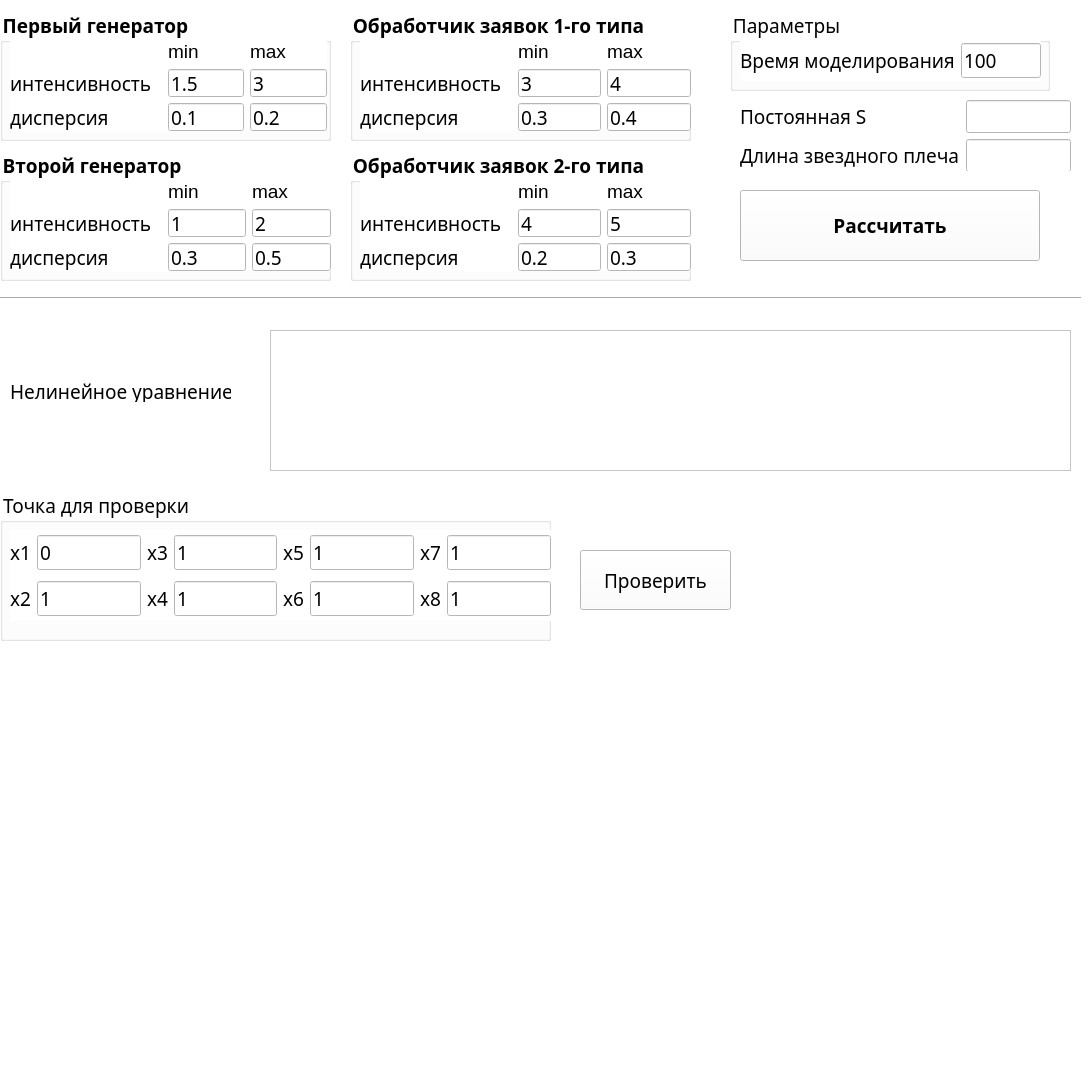
<?xml version="1.0" encoding="UTF-8"?>
<ui version="4.0">
 <class>Form</class>
 <widget class="QWidget" name="Form">
  <property name="geometry">
   <rect>
    <x>0</x>
    <y>0</y>
    <width>1088</width>
    <height>1080</height>
   </rect>
  </property>
  <property name="sizePolicy">
   <sizepolicy hsizetype="Fixed" vsizetype="Fixed">
    <horstretch>0</horstretch>
    <verstretch>0</verstretch>
   </sizepolicy>
  </property>
  <property name="font">
   <font>
    <family>Monaco</family>
    <pointsize>14</pointsize>
   </font>
  </property>
  <property name="windowTitle">
   <string>EP_lab4</string>
  </property>
  <property name="styleSheet">
   <string notr="true">background-color: rgb(255, 255, 255);</string>
  </property>
  <widget class="QPushButton" name="calc_button">
   <property name="geometry">
    <rect>
     <x>740</x>
     <y>190</y>
     <width>300</width>
     <height>71</height>
    </rect>
   </property>
   <property name="font">
    <font>
     <family>Monaco</family>
     <pointsize>14</pointsize>
     <weight>75</weight>
     <bold>true</bold>
    </font>
   </property>
   <property name="styleSheet">
    <string notr="true">background-color: rgb(255, 255, 255);</string>
   </property>
   <property name="text">
    <string>Рассчитать</string>
   </property>
  </widget>
  <widget class="QGroupBox" name="groupBox_3">
   <property name="geometry">
    <rect>
     <x>730</x>
     <y>10</y>
     <width>320</width>
     <height>81</height>
    </rect>
   </property>
   <property name="font">
    <font>
     <family>Monaco</family>
     <pointsize>14</pointsize>
    </font>
   </property>
   <property name="styleSheet">
    <string notr="true">background-color: rgb(255, 255, 255);</string>
   </property>
   <property name="title">
    <string>Параметры</string>
   </property>
   <widget class="QWidget" name="gridLayoutWidget_4">
    <property name="geometry">
     <rect>
      <x>10</x>
      <y>30</y>
      <width>301</width>
      <height>41</height>
     </rect>
    </property>
    <property name="styleSheet">
     <string notr="true">background-color: rgb(255, 255, 255);</string>
    </property>
    <layout class="QGridLayout" name="gridLayout_6">
     <item row="0" column="0">
      <widget class="QLabel" name="label_req_cnt">
       <property name="font">
        <font>
         <family>Monaco</family>
         <pointsize>14</pointsize>
        </font>
       </property>
       <property name="styleSheet">
        <string notr="true">background-color: rgb(255, 255, 255);</string>
       </property>
       <property name="text">
        <string>Время моделирования</string>
       </property>
      </widget>
     </item>
     <item row="0" column="1">
      <widget class="QLineEdit" name="line_edit_time">
       <property name="font">
        <font>
         <family>Monaco</family>
         <pointsize>14</pointsize>
        </font>
       </property>
       <property name="styleSheet">
        <string notr="true">background-color: rgb(255, 255, 255);</string>
       </property>
       <property name="text">
        <string>100</string>
       </property>
      </widget>
     </item>
    </layout>
   </widget>
  </widget>
  <widget class="QGroupBox" name="groupBox_4">
   <property name="geometry">
    <rect>
     <x>0</x>
     <y>490</y>
     <width>551</width>
     <height>151</height>
    </rect>
   </property>
   <property name="font">
    <font>
     <family>Monaco</family>
     <pointsize>14</pointsize>
    </font>
   </property>
   <property name="styleSheet">
    <string notr="true">background-color: rgb(255, 255, 255);</string>
   </property>
   <property name="title">
    <string>Точка для проверки</string>
   </property>
   <widget class="QWidget" name="gridLayoutWidget_5">
    <property name="geometry">
     <rect>
      <x>10</x>
      <y>40</y>
      <width>541</width>
      <height>91</height>
     </rect>
    </property>
    <property name="styleSheet">
     <string notr="true">background-color: rgb(255, 255, 255);</string>
    </property>
    <layout class="QGridLayout" name="gridLayout_8">
     <item row="1" column="3">
      <widget class="QLabel" name="label_a_13">
       <property name="font">
        <font>
         <family>Monaco</family>
         <pointsize>14</pointsize>
        </font>
       </property>
       <property name="styleSheet">
        <string notr="true">background-color: rgb(255, 255, 255);</string>
       </property>
       <property name="text">
        <string notr="true">x4</string>
       </property>
      </widget>
     </item>
     <item row="0" column="3">
      <widget class="QLabel" name="label_a_12">
       <property name="font">
        <font>
         <family>Monaco</family>
         <pointsize>14</pointsize>
        </font>
       </property>
       <property name="styleSheet">
        <string notr="true">background-color: rgb(255, 255, 255);</string>
       </property>
       <property name="text">
        <string notr="true">x3</string>
       </property>
      </widget>
     </item>
     <item row="0" column="7">
      <widget class="QLabel" name="label_a_25">
       <property name="font">
        <font>
         <family>Monaco</family>
         <pointsize>14</pointsize>
        </font>
       </property>
       <property name="styleSheet">
        <string notr="true">background-color: rgb(255, 255, 255);</string>
       </property>
       <property name="text">
        <string notr="true">x7</string>
       </property>
      </widget>
     </item>
     <item row="0" column="5">
      <widget class="QLabel" name="label_a_14">
       <property name="font">
        <font>
         <family>Monaco</family>
         <pointsize>14</pointsize>
        </font>
       </property>
       <property name="styleSheet">
        <string notr="true">background-color: rgb(255, 255, 255);</string>
       </property>
       <property name="text">
        <string notr="true">x5</string>
       </property>
      </widget>
     </item>
     <item row="1" column="6">
      <widget class="QLineEdit" name="line_edit_x6_full">
       <property name="font">
        <font>
         <family>Monaco</family>
         <pointsize>14</pointsize>
        </font>
       </property>
       <property name="styleSheet">
        <string notr="true">background-color: rgb(255, 255, 255);</string>
       </property>
       <property name="text">
        <string>1</string>
       </property>
      </widget>
     </item>
     <item row="1" column="2">
      <widget class="QLineEdit" name="line_edit_x2_full">
       <property name="font">
        <font>
         <family>Monaco</family>
         <pointsize>14</pointsize>
        </font>
       </property>
       <property name="styleSheet">
        <string notr="true">background-color: rgb(255, 255, 255);</string>
       </property>
       <property name="text">
        <string>1</string>
       </property>
      </widget>
     </item>
     <item row="1" column="4">
      <widget class="QLineEdit" name="line_edit_x4_full">
       <property name="font">
        <font>
         <family>Monaco</family>
         <pointsize>14</pointsize>
        </font>
       </property>
       <property name="styleSheet">
        <string notr="true">background-color: rgb(255, 255, 255);</string>
       </property>
       <property name="text">
        <string>1</string>
       </property>
      </widget>
     </item>
     <item row="1" column="5">
      <widget class="QLabel" name="label_a_15">
       <property name="font">
        <font>
         <family>Monaco</family>
         <pointsize>14</pointsize>
        </font>
       </property>
       <property name="styleSheet">
        <string notr="true">background-color: rgb(255, 255, 255);</string>
       </property>
       <property name="text">
        <string notr="true">x6</string>
       </property>
      </widget>
     </item>
     <item row="1" column="7">
      <widget class="QLabel" name="label_a_26">
       <property name="font">
        <font>
         <family>Monaco</family>
         <pointsize>14</pointsize>
        </font>
       </property>
       <property name="styleSheet">
        <string notr="true">background-color: rgb(255, 255, 255);</string>
       </property>
       <property name="text">
        <string notr="true">x8</string>
       </property>
      </widget>
     </item>
     <item row="1" column="0">
      <widget class="QLabel" name="label_a_7">
       <property name="font">
        <font>
         <family>Monaco</family>
         <pointsize>14</pointsize>
        </font>
       </property>
       <property name="styleSheet">
        <string notr="true">background-color: rgb(255, 255, 255);</string>
       </property>
       <property name="text">
        <string notr="true">x2</string>
       </property>
      </widget>
     </item>
     <item row="0" column="0">
      <widget class="QLabel" name="label_a_9">
       <property name="font">
        <font>
         <family>Monaco</family>
         <pointsize>14</pointsize>
        </font>
       </property>
       <property name="styleSheet">
        <string notr="true">background-color: rgb(255, 255, 255);</string>
       </property>
       <property name="text">
        <string notr="true">x1</string>
       </property>
      </widget>
     </item>
     <item row="0" column="2">
      <widget class="QLineEdit" name="line_edit_x1_full">
       <property name="font">
        <font>
         <family>Monaco</family>
         <pointsize>14</pointsize>
        </font>
       </property>
       <property name="styleSheet">
        <string notr="true">background-color: rgb(255, 255, 255);</string>
       </property>
       <property name="text">
        <string>0</string>
       </property>
      </widget>
     </item>
     <item row="1" column="8">
      <widget class="QLineEdit" name="line_edit_x8_full">
       <property name="font">
        <font>
         <family>Monaco</family>
         <pointsize>14</pointsize>
        </font>
       </property>
       <property name="styleSheet">
        <string notr="true">background-color: rgb(255, 255, 255);</string>
       </property>
       <property name="text">
        <string>1</string>
       </property>
      </widget>
     </item>
     <item row="0" column="8">
      <widget class="QLineEdit" name="line_edit_x7_full">
       <property name="font">
        <font>
         <family>Monaco</family>
         <pointsize>14</pointsize>
        </font>
       </property>
       <property name="styleSheet">
        <string notr="true">background-color: rgb(255, 255, 255);</string>
       </property>
       <property name="text">
        <string>1</string>
       </property>
      </widget>
     </item>
     <item row="0" column="6">
      <widget class="QLineEdit" name="line_edit_x5_full">
       <property name="font">
        <font>
         <family>Monaco</family>
         <pointsize>14</pointsize>
        </font>
       </property>
       <property name="styleSheet">
        <string notr="true">background-color: rgb(255, 255, 255);</string>
       </property>
       <property name="text">
        <string>1</string>
       </property>
      </widget>
     </item>
     <item row="0" column="4">
      <widget class="QLineEdit" name="line_edit_x3_full">
       <property name="font">
        <font>
         <family>Monaco</family>
         <pointsize>14</pointsize>
        </font>
       </property>
       <property name="styleSheet">
        <string notr="true">background-color: rgb(255, 255, 255);</string>
       </property>
       <property name="text">
        <string>1</string>
       </property>
      </widget>
     </item>
    </layout>
   </widget>
  </widget>
  <widget class="QPushButton" name="check_full_button">
   <property name="geometry">
    <rect>
     <x>580</x>
     <y>550</y>
     <width>151</width>
     <height>60</height>
    </rect>
   </property>
   <property name="font">
    <font>
     <family>Monaco</family>
     <pointsize>14</pointsize>
    </font>
   </property>
   <property name="styleSheet">
    <string notr="true">background-color: rgb(255, 255, 255);</string>
   </property>
   <property name="text">
    <string>Проверить</string>
   </property>
  </widget>
  <widget class="QWidget" name="gridLayoutWidget_3">
   <property name="geometry">
    <rect>
     <x>740</x>
     <y>100</y>
     <width>331</width>
     <height>71</height>
    </rect>
   </property>
   <property name="styleSheet">
    <string notr="true">background-color: rgb(255, 255, 255);</string>
   </property>
   <layout class="QGridLayout" name="gridLayout_2">
    <item row="0" column="0">
     <widget class="QLabel" name="label_a_8">
      <property name="font">
       <font>
        <family>Monaco</family>
        <pointsize>14</pointsize>
       </font>
      </property>
      <property name="styleSheet">
       <string notr="true">background-color: rgb(255, 255, 255);</string>
      </property>
      <property name="text">
       <string notr="true">Постоянная S</string>
      </property>
     </widget>
    </item>
    <item row="2" column="0">
     <widget class="QLabel" name="label_b_8">
      <property name="font">
       <font>
        <family>Monaco</family>
        <pointsize>14</pointsize>
       </font>
      </property>
      <property name="styleSheet">
       <string notr="true">background-color: rgb(255, 255, 255);</string>
      </property>
      <property name="text">
       <string notr="true">Длина звездного плеча</string>
      </property>
     </widget>
    </item>
    <item row="0" column="1">
     <widget class="QLineEdit" name="line_edit_s">
      <property name="font">
       <font>
        <family>Monaco</family>
        <pointsize>14</pointsize>
       </font>
      </property>
      <property name="styleSheet">
       <string notr="true">background-color: rgb(255, 255, 255);</string>
      </property>
      <property name="text">
       <string/>
      </property>
     </widget>
    </item>
    <item row="2" column="1">
     <widget class="QLineEdit" name="line_edit_s_length">
      <property name="font">
       <font>
        <family>Monaco</family>
        <pointsize>14</pointsize>
       </font>
      </property>
      <property name="styleSheet">
       <string notr="true">background-color: rgb(255, 255, 255);</string>
      </property>
      <property name="text">
       <string/>
      </property>
     </widget>
    </item>
   </layout>
  </widget>
  <widget class="QGroupBox" name="groupBox">
   <property name="geometry">
    <rect>
     <x>0</x>
     <y>10</y>
     <width>331</width>
     <height>131</height>
    </rect>
   </property>
   <property name="font">
    <font>
     <family>Monaco</family>
     <pointsize>14</pointsize>
     <weight>75</weight>
     <bold>true</bold>
    </font>
   </property>
   <property name="styleSheet">
    <string notr="true">background-color: rgb(255, 255, 255);</string>
   </property>
   <property name="title">
    <string>Первый генератор</string>
   </property>
   <widget class="QWidget" name="gridLayoutWidget">
    <property name="geometry">
     <rect>
      <x>10</x>
      <y>30</y>
      <width>317</width>
      <height>91</height>
     </rect>
    </property>
    <property name="styleSheet">
     <string notr="true">background-color: rgb(255, 255, 255);</string>
    </property>
    <layout class="QGridLayout" name="gridLayout_3">
     <item row="2" column="0">
      <widget class="QLabel" name="label_a_2">
       <property name="font">
        <font>
         <family>Monaco</family>
         <pointsize>14</pointsize>
        </font>
       </property>
       <property name="styleSheet">
        <string notr="true">background-color: rgb(255, 255, 255);</string>
       </property>
       <property name="text">
        <string notr="true">дисперсия</string>
       </property>
      </widget>
     </item>
     <item row="0" column="2">
      <widget class="QLabel" name="label_8">
       <property name="font">
        <font>
         <pointsize>14</pointsize>
        </font>
       </property>
       <property name="styleSheet">
        <string notr="true">background-color: rgb(255, 255, 255);</string>
       </property>
       <property name="text">
        <string>max</string>
       </property>
      </widget>
     </item>
     <item row="2" column="2">
      <widget class="QLineEdit" name="line_edit_max_gen_var">
       <property name="font">
        <font>
         <family>Monaco</family>
         <pointsize>14</pointsize>
        </font>
       </property>
       <property name="styleSheet">
        <string notr="true">background-color: rgb(255, 255, 255);</string>
       </property>
       <property name="text">
        <string>0.2</string>
       </property>
      </widget>
     </item>
     <item row="1" column="1">
      <widget class="QLineEdit" name="line_edit_min_gen_int">
       <property name="font">
        <font>
         <family>Monaco</family>
         <pointsize>14</pointsize>
        </font>
       </property>
       <property name="styleSheet">
        <string notr="true">background-color: rgb(255, 255, 255);</string>
       </property>
       <property name="text">
        <string>1.5</string>
       </property>
      </widget>
     </item>
     <item row="1" column="0">
      <widget class="QLabel" name="label_b">
       <property name="font">
        <font>
         <family>Monaco</family>
         <pointsize>14</pointsize>
        </font>
       </property>
       <property name="styleSheet">
        <string notr="true">background-color: rgb(255, 255, 255);</string>
       </property>
       <property name="text">
        <string notr="true">интенсивность  </string>
       </property>
      </widget>
     </item>
     <item row="0" column="1">
      <widget class="QLabel" name="label_5">
       <property name="font">
        <font>
         <pointsize>14</pointsize>
        </font>
       </property>
       <property name="styleSheet">
        <string notr="true">background-color: rgb(255, 255, 255);</string>
       </property>
       <property name="text">
        <string>min</string>
       </property>
      </widget>
     </item>
     <item row="2" column="1">
      <widget class="QLineEdit" name="line_edit_min_gen_var">
       <property name="font">
        <font>
         <family>Monaco</family>
         <pointsize>14</pointsize>
        </font>
       </property>
       <property name="styleSheet">
        <string notr="true">background-color: rgb(255, 255, 255);</string>
       </property>
       <property name="text">
        <string>0.1</string>
       </property>
      </widget>
     </item>
     <item row="1" column="2">
      <widget class="QLineEdit" name="line_edit_max_gen_int">
       <property name="font">
        <font>
         <family>Monaco</family>
         <pointsize>14</pointsize>
        </font>
       </property>
       <property name="styleSheet">
        <string notr="true">background-color: rgb(255, 255, 255);</string>
       </property>
       <property name="text">
        <string>3</string>
       </property>
      </widget>
     </item>
    </layout>
   </widget>
  </widget>
  <widget class="QGroupBox" name="groupBox_2">
   <property name="geometry">
    <rect>
     <x>350</x>
     <y>10</y>
     <width>341</width>
     <height>131</height>
    </rect>
   </property>
   <property name="font">
    <font>
     <family>Monaco</family>
     <pointsize>14</pointsize>
     <weight>75</weight>
     <bold>true</bold>
    </font>
   </property>
   <property name="styleSheet">
    <string notr="true">background-color: rgb(255, 255, 255);</string>
   </property>
   <property name="title">
    <string>Обработчик заявок 1-го типа</string>
   </property>
   <widget class="QWidget" name="gridLayoutWidget_2">
    <property name="geometry">
     <rect>
      <x>10</x>
      <y>30</y>
      <width>331</width>
      <height>91</height>
     </rect>
    </property>
    <property name="styleSheet">
     <string notr="true">background-color: rgb(255, 255, 255);</string>
    </property>
    <layout class="QGridLayout" name="gridLayout_4">
     <item row="2" column="0">
      <widget class="QLabel" name="label_a_3">
       <property name="font">
        <font>
         <family>Monaco</family>
         <pointsize>14</pointsize>
        </font>
       </property>
       <property name="styleSheet">
        <string notr="true">background-color: rgb(255, 255, 255);</string>
       </property>
       <property name="text">
        <string notr="true">дисперсия </string>
       </property>
      </widget>
     </item>
     <item row="2" column="1">
      <widget class="QLineEdit" name="line_edit_min_pm_var_1">
       <property name="font">
        <font>
         <family>Monaco</family>
         <pointsize>14</pointsize>
        </font>
       </property>
       <property name="styleSheet">
        <string notr="true">background-color: rgb(255, 255, 255);</string>
       </property>
       <property name="text">
        <string>0.3</string>
       </property>
      </widget>
     </item>
     <item row="2" column="2">
      <widget class="QLineEdit" name="line_edit_max_pm_var_1">
       <property name="font">
        <font>
         <family>Monaco</family>
         <pointsize>14</pointsize>
        </font>
       </property>
       <property name="styleSheet">
        <string notr="true">background-color: rgb(255, 255, 255);</string>
       </property>
       <property name="text">
        <string>0.4</string>
       </property>
      </widget>
     </item>
     <item row="1" column="0">
      <widget class="QLabel" name="label_a_4">
       <property name="font">
        <font>
         <family>Monaco</family>
         <pointsize>14</pointsize>
        </font>
       </property>
       <property name="styleSheet">
        <string notr="true">background-color: rgb(255, 255, 255);</string>
       </property>
       <property name="text">
        <string notr="true">интенсивность  </string>
       </property>
      </widget>
     </item>
     <item row="1" column="1">
      <widget class="QLineEdit" name="line_edit_min_pm_int_1">
       <property name="font">
        <font>
         <family>Monaco</family>
         <pointsize>14</pointsize>
        </font>
       </property>
       <property name="styleSheet">
        <string notr="true">background-color: rgb(255, 255, 255);</string>
       </property>
       <property name="text">
        <string>3</string>
       </property>
      </widget>
     </item>
     <item row="0" column="1">
      <widget class="QLabel" name="label_6">
       <property name="font">
        <font>
         <pointsize>14</pointsize>
        </font>
       </property>
       <property name="styleSheet">
        <string notr="true">background-color: rgb(255, 255, 255);</string>
       </property>
       <property name="text">
        <string>min</string>
       </property>
      </widget>
     </item>
     <item row="0" column="2">
      <widget class="QLabel" name="label_7">
       <property name="font">
        <font>
         <pointsize>14</pointsize>
        </font>
       </property>
       <property name="styleSheet">
        <string notr="true">background-color: rgb(255, 255, 255);</string>
       </property>
       <property name="text">
        <string>max</string>
       </property>
      </widget>
     </item>
     <item row="1" column="2">
      <widget class="QLineEdit" name="line_edit_max_pm_int_1">
       <property name="font">
        <font>
         <family>Monaco</family>
         <pointsize>14</pointsize>
        </font>
       </property>
       <property name="styleSheet">
        <string notr="true">background-color: rgb(255, 255, 255);</string>
       </property>
       <property name="text">
        <string>4</string>
       </property>
      </widget>
     </item>
    </layout>
   </widget>
  </widget>
  <widget class="QGroupBox" name="groupBox_5">
   <property name="geometry">
    <rect>
     <x>0</x>
     <y>150</y>
     <width>331</width>
     <height>131</height>
    </rect>
   </property>
   <property name="font">
    <font>
     <family>Monaco</family>
     <pointsize>14</pointsize>
     <weight>75</weight>
     <bold>true</bold>
    </font>
   </property>
   <property name="styleSheet">
    <string notr="true">background-color: rgb(255, 255, 255);</string>
   </property>
   <property name="title">
    <string>Второй генератор</string>
   </property>
   <widget class="QWidget" name="gridLayoutWidget_6">
    <property name="geometry">
     <rect>
      <x>10</x>
      <y>30</y>
      <width>321</width>
      <height>91</height>
     </rect>
    </property>
    <property name="styleSheet">
     <string notr="true">background-color: rgb(255, 255, 255);</string>
    </property>
    <layout class="QGridLayout" name="gridLayout_5">
     <item row="1" column="0">
      <widget class="QLabel" name="label_a_6">
       <property name="font">
        <font>
         <family>Monaco</family>
         <pointsize>14</pointsize>
        </font>
       </property>
       <property name="styleSheet">
        <string notr="true">background-color: rgb(255, 255, 255);</string>
       </property>
       <property name="text">
        <string notr="true">интенсивность  </string>
       </property>
      </widget>
     </item>
     <item row="0" column="1">
      <widget class="QLabel" name="label_3">
       <property name="font">
        <font>
         <pointsize>14</pointsize>
        </font>
       </property>
       <property name="styleSheet">
        <string notr="true">background-color: rgb(255, 255, 255);</string>
       </property>
       <property name="text">
        <string>min</string>
       </property>
      </widget>
     </item>
     <item row="2" column="2">
      <widget class="QLineEdit" name="line_edit_max_gen_var_2">
       <property name="font">
        <font>
         <family>Monaco</family>
         <pointsize>14</pointsize>
        </font>
       </property>
       <property name="styleSheet">
        <string notr="true">background-color: rgb(255, 255, 255);</string>
       </property>
       <property name="text">
        <string>0.5</string>
       </property>
      </widget>
     </item>
     <item row="1" column="2">
      <widget class="QLineEdit" name="line_edit_max_gen_int_2">
       <property name="font">
        <font>
         <family>Monaco</family>
         <pointsize>14</pointsize>
        </font>
       </property>
       <property name="styleSheet">
        <string notr="true">background-color: rgb(255, 255, 255);</string>
       </property>
       <property name="text">
        <string>2</string>
       </property>
      </widget>
     </item>
     <item row="0" column="2">
      <widget class="QLabel" name="label_4">
       <property name="font">
        <font>
         <pointsize>14</pointsize>
        </font>
       </property>
       <property name="styleSheet">
        <string notr="true">background-color: rgb(255, 255, 255);</string>
       </property>
       <property name="text">
        <string>max</string>
       </property>
      </widget>
     </item>
     <item row="1" column="1">
      <widget class="QLineEdit" name="line_edit_min_gen_int_2">
       <property name="font">
        <font>
         <family>Monaco</family>
         <pointsize>14</pointsize>
        </font>
       </property>
       <property name="styleSheet">
        <string notr="true">background-color: rgb(255, 255, 255);</string>
       </property>
       <property name="text">
        <string>1</string>
       </property>
      </widget>
     </item>
     <item row="2" column="1">
      <widget class="QLineEdit" name="line_edit_min_gen_var_2">
       <property name="font">
        <font>
         <family>Monaco</family>
         <pointsize>14</pointsize>
        </font>
       </property>
       <property name="styleSheet">
        <string notr="true">background-color: rgb(255, 255, 255);</string>
       </property>
       <property name="text">
        <string>0.3</string>
       </property>
      </widget>
     </item>
     <item row="2" column="0">
      <widget class="QLabel" name="label_a_5">
       <property name="font">
        <font>
         <family>Monaco</family>
         <pointsize>14</pointsize>
        </font>
       </property>
       <property name="styleSheet">
        <string notr="true">background-color: rgb(255, 255, 255);</string>
       </property>
       <property name="text">
        <string notr="true">дисперсия</string>
       </property>
      </widget>
     </item>
    </layout>
   </widget>
  </widget>
  <widget class="QGroupBox" name="groupBox_7">
   <property name="geometry">
    <rect>
     <x>350</x>
     <y>150</y>
     <width>341</width>
     <height>131</height>
    </rect>
   </property>
   <property name="font">
    <font>
     <family>Monaco</family>
     <pointsize>14</pointsize>
     <weight>75</weight>
     <bold>true</bold>
    </font>
   </property>
   <property name="styleSheet">
    <string notr="true">background-color: rgb(255, 255, 255);</string>
   </property>
   <property name="title">
    <string>Обработчик заявок 2-го типа</string>
   </property>
   <widget class="QWidget" name="gridLayoutWidget_8">
    <property name="geometry">
     <rect>
      <x>10</x>
      <y>30</y>
      <width>331</width>
      <height>91</height>
     </rect>
    </property>
    <property name="styleSheet">
     <string notr="true">background-color: rgb(255, 255, 255);</string>
    </property>
    <layout class="QGridLayout" name="gridLayout_10">
     <item row="1" column="2">
      <widget class="QLineEdit" name="line_edit_max_pm_int_2">
       <property name="font">
        <font>
         <family>Monaco</family>
         <pointsize>14</pointsize>
        </font>
       </property>
       <property name="styleSheet">
        <string notr="true">background-color: rgb(255, 255, 255);</string>
       </property>
       <property name="text">
        <string>5</string>
       </property>
      </widget>
     </item>
     <item row="0" column="1">
      <widget class="QLabel" name="label">
       <property name="font">
        <font>
         <pointsize>14</pointsize>
        </font>
       </property>
       <property name="styleSheet">
        <string notr="true">background-color: rgb(255, 255, 255);</string>
       </property>
       <property name="text">
        <string>min</string>
       </property>
      </widget>
     </item>
     <item row="0" column="2">
      <widget class="QLabel" name="label_2">
       <property name="font">
        <font>
         <pointsize>14</pointsize>
        </font>
       </property>
       <property name="styleSheet">
        <string notr="true">background-color: rgb(255, 255, 255);</string>
       </property>
       <property name="text">
        <string>max</string>
       </property>
      </widget>
     </item>
     <item row="1" column="1">
      <widget class="QLineEdit" name="line_edit_min_pm_int_2">
       <property name="font">
        <font>
         <family>Monaco</family>
         <pointsize>14</pointsize>
        </font>
       </property>
       <property name="styleSheet">
        <string notr="true">background-color: rgb(255, 255, 255);</string>
       </property>
       <property name="text">
        <string>4</string>
       </property>
      </widget>
     </item>
     <item row="2" column="1">
      <widget class="QLineEdit" name="line_edit_min_pm_var_2">
       <property name="font">
        <font>
         <family>Monaco</family>
         <pointsize>14</pointsize>
        </font>
       </property>
       <property name="styleSheet">
        <string notr="true">background-color: rgb(255, 255, 255);</string>
       </property>
       <property name="text">
        <string>0.2</string>
       </property>
      </widget>
     </item>
     <item row="2" column="0">
      <widget class="QLabel" name="label_a_23">
       <property name="font">
        <font>
         <family>Monaco</family>
         <pointsize>14</pointsize>
        </font>
       </property>
       <property name="styleSheet">
        <string notr="true">background-color: rgb(255, 255, 255);</string>
       </property>
       <property name="text">
        <string notr="true">дисперсия</string>
       </property>
      </widget>
     </item>
     <item row="1" column="0">
      <widget class="QLabel" name="label_a_24">
       <property name="font">
        <font>
         <family>Monaco</family>
         <pointsize>14</pointsize>
        </font>
       </property>
       <property name="styleSheet">
        <string notr="true">background-color: rgb(255, 255, 255);</string>
       </property>
       <property name="text">
        <string notr="true">интенсивность  </string>
       </property>
      </widget>
     </item>
     <item row="2" column="2">
      <widget class="QLineEdit" name="line_edit_max_pm_var_2">
       <property name="font">
        <font>
         <family>Monaco</family>
         <pointsize>14</pointsize>
        </font>
       </property>
       <property name="styleSheet">
        <string notr="true">background-color: rgb(255, 255, 255);</string>
       </property>
       <property name="text">
        <string>0.3</string>
       </property>
      </widget>
     </item>
    </layout>
   </widget>
  </widget>
  <widget class="QLabel" name="label_b_9">
   <property name="geometry">
    <rect>
     <x>10</x>
     <y>380</y>
     <width>221</width>
     <height>22</height>
    </rect>
   </property>
   <property name="font">
    <font>
     <family>Monaco</family>
     <pointsize>14</pointsize>
    </font>
   </property>
   <property name="styleSheet">
    <string notr="true">background-color: rgb(255, 255, 255);</string>
   </property>
   <property name="text">
    <string notr="true">Нелинейное уравнение </string>
   </property>
  </widget>
  <widget class="QTextEdit" name="line_edit_nonlin_regr">
   <property name="enabled">
    <bool>true</bool>
   </property>
   <property name="geometry">
    <rect>
     <x>270</x>
     <y>330</y>
     <width>801</width>
     <height>141</height>
    </rect>
   </property>
   <property name="styleSheet">
    <string notr="true">background-color: rgb(255, 255, 255);</string>
   </property>
  </widget>
  <widget class="Line" name="line">
   <property name="geometry">
    <rect>
     <x>0</x>
     <y>290</y>
     <width>1081</width>
     <height>16</height>
    </rect>
   </property>
   <property name="orientation">
    <enum>Qt::Horizontal</enum>
   </property>
  </widget>
 </widget>
 <resources/>
 <connections/>
</ui>
